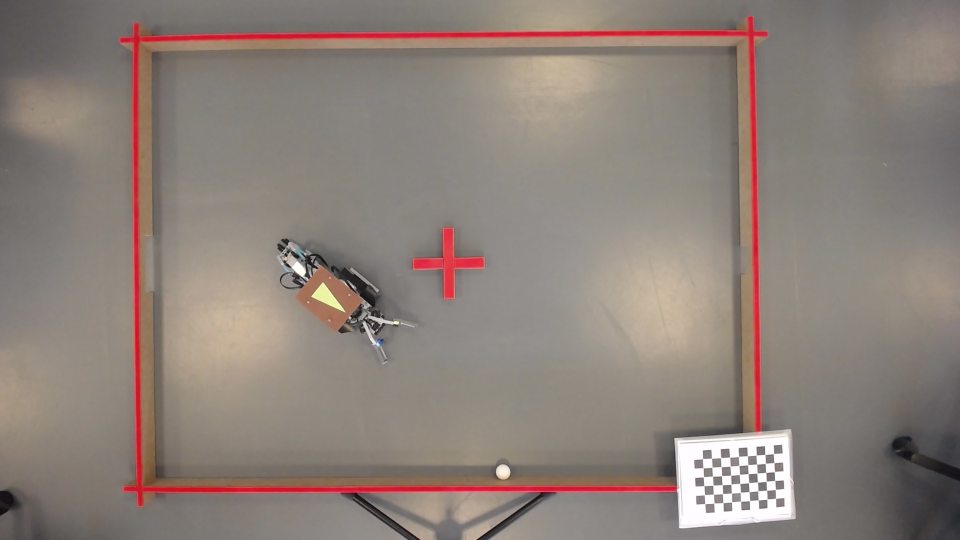
#> input picture ArucoTet/Chessimages/4.jpg, 1920 x 1080 px, found by its file name (shown at 1/2 size)
$ python ColorFinder.py
#> lines starting #> are read from the running program, lines starting #| are printed output that depends on the picture; after the words box and inside, x2 and y2 are one past the last pixel; in counts of white or black regions, pixels touching at a corner belong together
#> further down, image is the input picture: shape (1080, 1920, 3); mean B, G, R 121.4, 128.9, 141
import cv2
import numpy as np
import matplotlib.pyplot as plt
import matplotlib.widgets as widgets


def detect_green_triangle(image, threshold_low, threshold_high):
    # Convert image to HSV color space
#> called with threshold_low = 100, threshold_high = 200
    hsv = cv2.cvtColor(image, cv2.COLOR_BGR2HSV)
#> hsv: shape (1080, 1920, 3); mean H, S, V 26.2, 33.5, 141.1

    # Define lower and upper green color thresholds
    lower_green = np.array([threshold_low, 50, 50])
    upper_green = np.array([threshold_high, 255, 255])

    # Create a binary mask of green pixels
    mask = cv2.inRange(hsv, lower_green, upper_green)
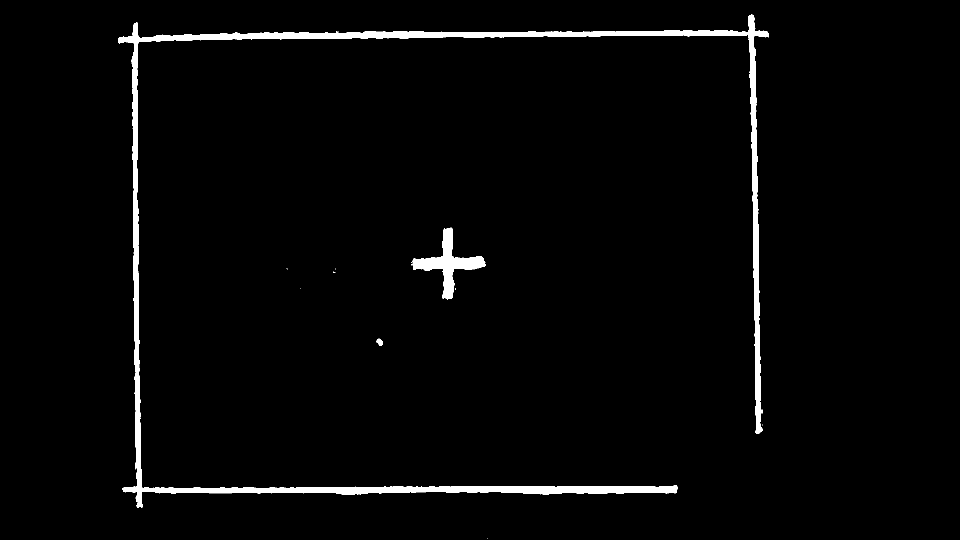
#> mask: shape (1080, 1920) (shown at 1/2 size); 2.4% white; 13 white regions (10 under 20 px), largest, box (x1, y1, x2, y2) and area: (236, 29, 1538, 1015) 44713, (823, 455, 971, 599) 5546, (753, 677, 766, 692) 126

    # Apply morphological operations to enhance the mask
    kernel = np.ones((5, 5), np.uint8)
    mask = cv2.morphologyEx(mask, cv2.MORPH_OPEN, kernel)
#> mask: shape (1080, 1920); 2.4% white; 3 white regions

    # Find contours in the mask
    contours, _ = cv2.findContours(mask, cv2.RETR_EXTERNAL, cv2.CHAIN_APPROX_SIMPLE)
#> contours = 3 contours; box (x1, y1, x2, y2) and area: (237, 30, 1538, 1014) 40090, (826, 456, 970, 598) 5198, (754, 679, 765, 691) 90

    # Iterate over contours to find the green triangle
    triangle_contour = None
    for cont in contours:
        perimeter = cv2.arcLength(cont, True)
        approx = cv2.approxPolyDP(cont, 0.03 * perimeter, True)
        area = cv2.contourArea(cont)
        if len(approx) == 3 and 300 < area < 2000:
            triangle_contour = approx
            break
#> this loop made 3 passes
#> (perimeter, area) on passes 1 to 3: (37.9, 90.5), (580.8, 5198), (8612.2, 40090)

    return triangle_contour


def update_threshold_low(val):
    global threshold_low
    threshold_low = val


def update_threshold_high(val):
    global threshold_high
    threshold_high = val


def on_button_press(event):
    # Check if the left mouse button was clicked
    if event.button == 1:
        # Get the current image coordinates
        x, y = int(event.xdata), int(event.ydata)

        # Check if the click is within the image boundaries
        if 0 <= x < image.shape[1] and 0 <= y < image.shape[0]:
            # Display the coordinates
            print("Clicked image coordinates: ({}, {})".format(x, y))


# Load the image
image = cv2.imread(r'C:\Users\rasmu\OneDrive\Skrivebord\CDIO\RobotProject\CDIO-RobtoScripts\ArucoTet\Chessimages\4.jpg')

# Create a figure and axes for plotting
fig, ax = plt.subplots()
plt.subplots_adjust(bottom=0.2)

# Create sliders for threshold values
ax_threshold_low = plt.axes([0.25, 0.1, 0.5, 0.03])
slider_threshold_low = widgets.Slider(ax_threshold_low, 'Threshold Low', 0, 255, valinit=100)
slider_threshold_low.on_changed(update_threshold_low)

ax_threshold_high = plt.axes([0.25, 0.05, 0.5, 0.03])
slider_threshold_high = widgets.Slider(ax_threshold_high, 'Threshold High', 0, 255, valinit=200)
slider_threshold_high.on_changed(update_threshold_high)

# Detect the green triangle with initial threshold values
threshold_low = slider_threshold_low.val
threshold_high = slider_threshold_high.val
triangle_contour = detect_green_triangle(image, threshold_low, threshold_high)

# Plot the image with detected triangle
plt.imshow(cv2.cvtColor(image, cv2.COLOR_BGR2RGB))
plt.title('Green Triangle Detection')
plt.axis('off')

# Connect mouse click event handler
cid = fig.canvas.mpl_connect('button_press_event', on_button_press)

# Display the plot
plt.show()
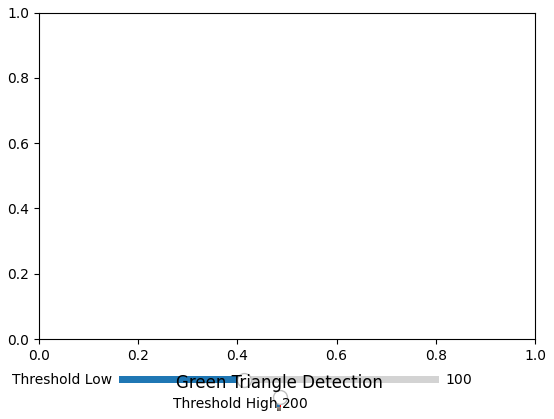
#> figure drawn by matplotlib, 2 panels

# Disconnect mouse click event handler
fig.canvas.mpl_disconnect(cid)

$ run again, with ArucoTet/Chessimages/10.jpg copied over ArucoTet/Chessimages/4.jpg
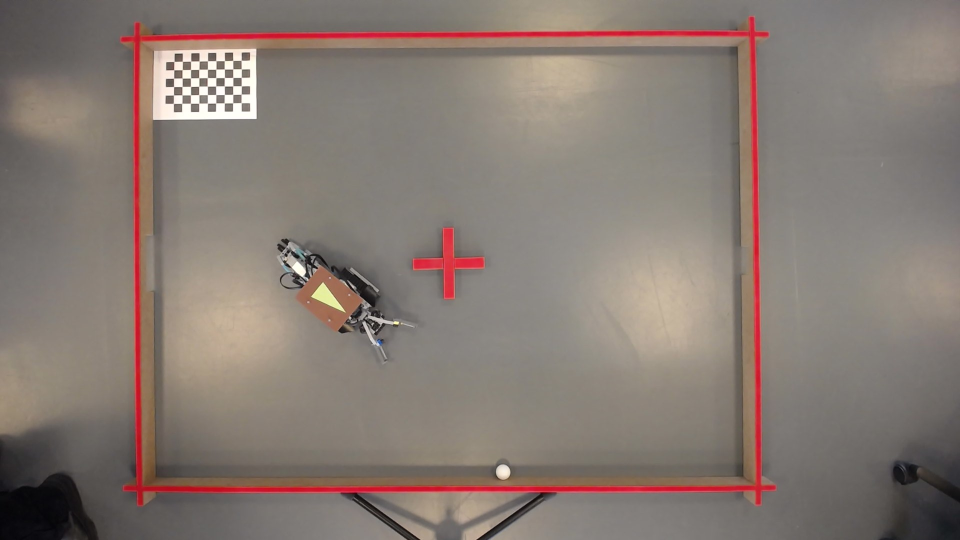
#> input picture ArucoTet/Chessimages/10.jpg, 1920 x 1080 px, found by its file name (shown at 1/2 size)
#> image is the input picture: shape (1080, 1920, 3); mean B, G, R 115.1, 122.5, 134.8
#> hsv: shape (1080, 1920, 3); mean H, S, V 24, 35.1, 134.9
#> in detect_green_triangle, `mask = cv2.inRange(hsv, lower_green, upper_green)`:
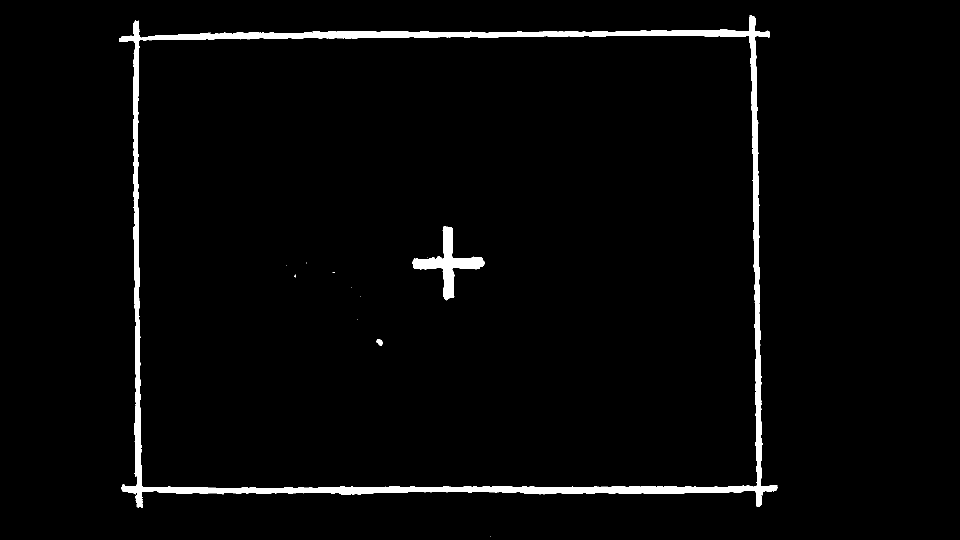
#> mask: shape (1080, 1920) (shown at 1/2 size); 2.6% white; 13 white regions (10 under 20 px), largest, box (x1, y1, x2, y2) and area: (238, 31, 1555, 1015) 49066, (824, 453, 969, 601) 5357, (753, 678, 766, 691) 117
#> contours = 3 contours; box (x1, y1, x2, y2) and area: (240, 32, 1554, 1014) 44075, (825, 453, 969, 599) 5014, (754, 678, 765, 691) 92
#> the loop in detect_green_triangle, `for cont in contours:` made 3 passes
#> (perimeter, area) on passes 1 to 3: (38.14, 92), (593.7, 5013.5), (9309.5, 44075)

$ run again, with ArucoTet/Chessimages/2.jpg copied over ArucoTet/Chessimages/4.jpg
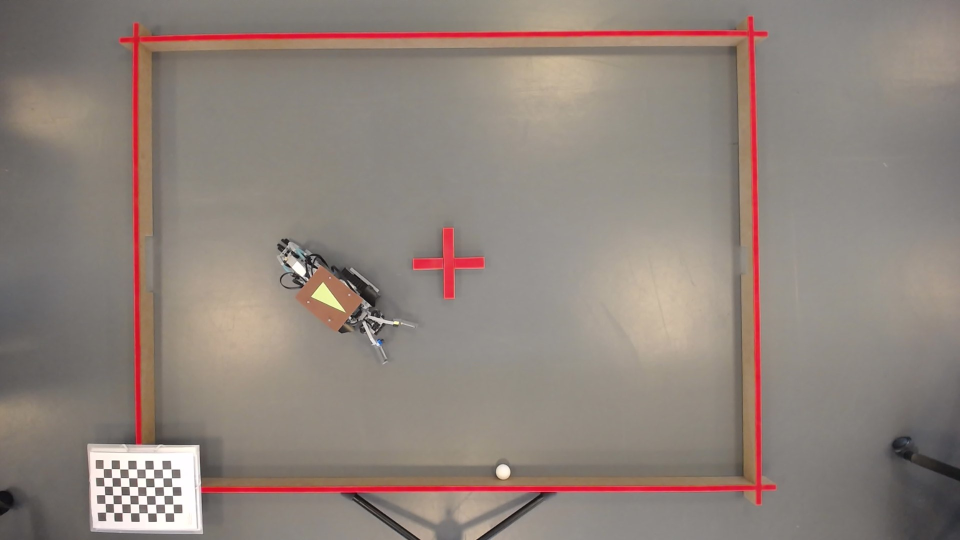
#> input picture ArucoTet/Chessimages/2.jpg, 1920 x 1080 px, found by its file name (shown at 1/2 size)
#> image is the input picture: shape (1080, 1920, 3); mean B, G, R 123.7, 131.4, 143.7
#> hsv: shape (1080, 1920, 3); mean H, S, V 23.3, 33.4, 143.8
#> in detect_green_triangle, `mask = cv2.inRange(hsv, lower_green, upper_green)`:
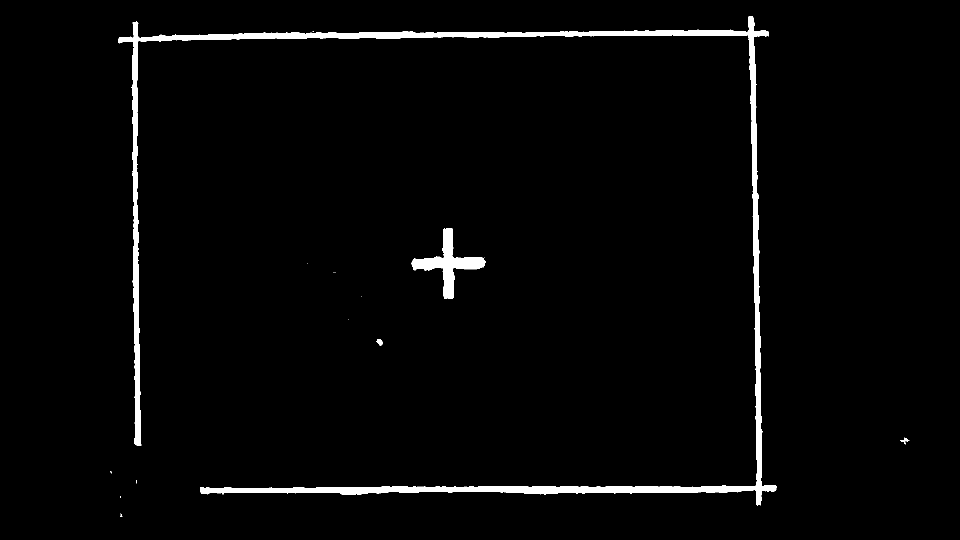
#> mask: shape (1080, 1920) (shown at 1/2 size); 2.4% white; 16 white regions (12 under 20 px), largest, box (x1, y1, x2, y2) and area: (236, 32, 1554, 1011) 44265, (823, 456, 971, 598) 5529, (753, 678, 766, 691) 112, (1800, 875, 1819, 884) 76
#> contours = 3 contours; box (x1, y1, x2, y2) and area: (237, 32, 1553, 1010) 39618, (824, 457, 969, 598) 5151, (754, 679, 765, 690) 82
#> the loop in detect_green_triangle, `for cont in contours:` made 3 passes
#> (perimeter, area) on passes 1 to 3: (35.31, 82), (583, 5151), (8724.7, 39618.5)
